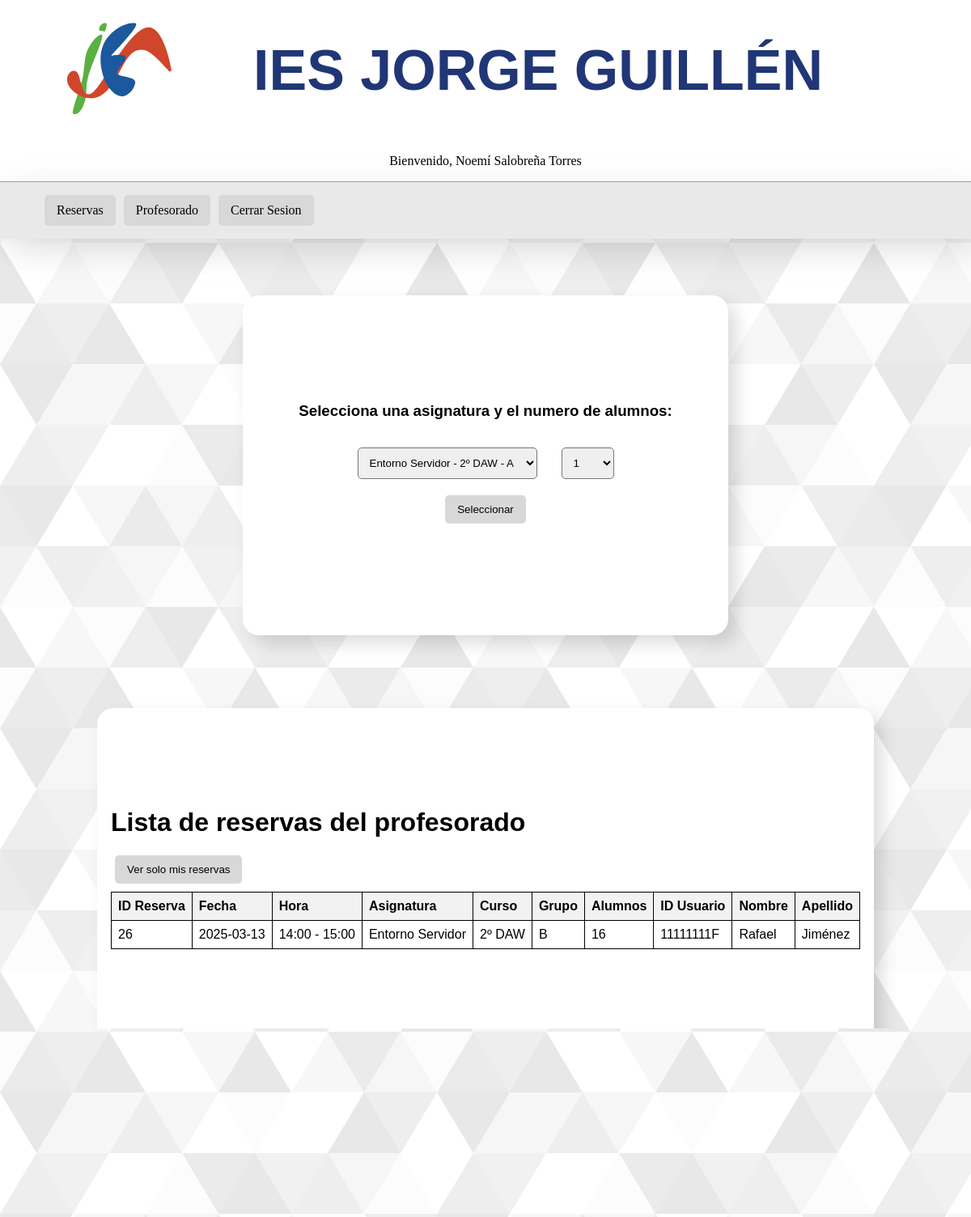
/Pagina/reserva.php (signed in), run on the app's committed database.
### tables this page shows
CREATE TABLE `reservas` (
  `idReserva` int(11) NOT NULL,
  `fecha` date NOT NULL,
  `idUsuario` varchar(9) NOT NULL,
  `idAsignatura` int(11) NOT NULL,
  `grupo` varchar(1) DEFAULT NULL,
  `alumnosReserva` int(11) NOT NULL
);

CREATE TABLE `tramos` (
  `idTramo` varchar(10) NOT NULL,
  `hora` varchar(25) NOT NULL
);

CREATE TABLE `asignaturas` (
  `idAsignatura` int(11) NOT NULL,
  `nombreAsignatura` varchar(50) NOT NULL,
  `curso` varchar(25) NOT NULL,
  `idDepartamento` int(11) NOT NULL
);

CREATE TABLE `usuarios` (
  `idUsuario` varchar(9) NOT NULL,
  `contrasena` varchar(70) NOT NULL,
  `nombreUsuario` varchar(50) NOT NULL,
  `apellido1` varchar(50) NOT NULL,
  `apellido2` varchar(50) DEFAULT NULL,
  `email` varchar(50) NOT NULL,
  `idDepartamento` int(11) NOT NULL
);

### Pagina/validaciones/calendarioReserva.php (the view, shortened to what this page needs)
<h3>Selecciona una asignatura y el numero de alumnos:</h3>
<div class="contenedorBotonesCalendario"><form action="reserva.php#calendarioReservas" method="post">
    <table><tr><td><select name="asignaturaYgrupo" id="asignaturaYgrupo">
        <?php
            $sql="SELECT * from `usuarios-asignaturas` ua
                    join asignaturas a on ua.idAsignatura=a.idAsignatura
                    where ua.idUsuario='".$_SESSION['idUsuario']."'";
            $resultado=mysqli_query($con, $sql);
            while ($asignatura=mysqli_fetch_assoc($resultado)){
                echo '<option value="'.$asignatura["idAsignatura"].'#'.$asignatura["grupo"].'" ';
                if (isset($_POST["idAsignatura"])&&$_POST["idAsignatura"]==$asignatura["idAsignatura"]){
                    echo 'selected';
                }
                echo'>'.$asignatura["nombreAsignatura"].' - '.$asignatura["curso"];
                echo'</option>';
            }
        ?>
    </select></td>
    <td>
        <select name="numeroAlumnos" id="numeroAlumnos">
        <?php
            for($i=1;$i<=100;$i++){
                echo '<option value="'.$i.'" ';
                if (isset($_POST["numeroAlumnos"])&&$_POST["numeroAlumnos"]==$i){
                    echo 'selected';
                }
                echo'>'.$i.'</option>';
            }
        ?>
        </select>
    </td></tr>
    <tr><td colspan="2"><button class="botones" type="submit">Seleccionar</button></td></tr></table>
</form></div>

### Pagina/validaciones/listaReserva.php (shortened to what this page needs)
<?php
$eleccion = $_SESSION['eleccion'];
?>
<!DOCTYPE html>
<html lang="en">
<head>
</head>
<body>
    <div>
         <?php if (in_array(2, $_SESSION['roles']) && $eleccion) { ?>
        <h1>Lista de reservas del profesorado</h1>
        <?php }else{ ?>
            <h1>Lista de reservas de <?= $_SESSION['nombreUsuario'] ?></h1>
        <?php } ?>
        <?php if (in_array(2, $_SESSION['roles'])) { ?>
            <form method="post" style="margin-bottom: 10px;">
                <button class="botones" type="submit" name="cambiar_vista" id="list-reservas" onclick="window.location.hash='list-reservas';">
                    <?= $eleccion ? "Ver solo mis reservas" : "Ver todas las reservas"; ?>
                </button>
            </form>
        <?php } ?>
        <table>
            <tr>
                <th>ID Reserva</th>
                <th>Fecha</th>
                <th>Hora</th>
                <th>Asignatura</th>
                <th>Curso</th>
                <th>Grupo</th>
                <th>Alumnos</th>
                <?php if (in_array(2, $_SESSION['roles']) && $eleccion) { ?>
                    <th>ID Usuario</th>
                    <th>Nombre</th>
                    <th>Apellido</th>
                <?php } ?>
            </tr>
            <?php
            if (in_array(2, $_SESSION['roles']) && $eleccion) {
                $query = "SELECT r.idReserva, r.fecha, t.hora, a.nombreAsignatura, a.curso, ua.grupo, alumnosReserva, r.idUsuario, u.nombreUsuario, u.apellido1
                        FROM reservas r
                        JOIN `reservas-tramo` rt ON r.idReserva = rt.idReserva
                        JOIN tramos t ON rt.idTramo = t.idTramo
                        JOIN asignaturas a ON r.idAsignatura = a.idAsignatura
                        JOIN `usuarios-asignaturas` ua ON r.idUsuario = ua.idUsuario
                        AND r.idAsignatura = ua.idAsignatura
                        AND r.grupo = ua.grupo
                        JOIN usuarios u ON r.idUsuario = u.idUsuario
                        ORDER BY r.fecha ASC";
            }
            $result = mysqli_query($con, $query);
            if (mysqli_num_rows($result) > 0) {
                while ($row = mysqli_fetch_assoc($result)) {
                    echo "<tr>";
                    echo "<td>" . $row['idReserva'] . "</td>";
                    echo "<td>" . $row['fecha'] . "</td>";
                    echo "<td>" . $row['hora'] . "</td>";
                    echo "<td>" . $row['nombreAsignatura'] . "</td>";
                    echo "<td>" . $row['curso'] . "</td>";
                    echo "<td>" . $row['grupo'] . "</td>";
                    echo "<td>" . $row['alumnosReserva'] . "</td>";
                    if (in_array(2, $_SESSION['roles']) && $eleccion) {
                        echo "<td>" . $row['idUsuario'] . "</td>";
                        echo "<td>" . $row['nombreUsuario'] . "</td>";
                        echo "<td>" . $row['apellido1'] . "</td>";
                    } else if (in_array(2, $_SESSION['roles']) && !$eleccion) {
                        echo "<td>
                            <form action='./validaciones/eliminarReserva.php' method='post' onsubmit='return confirmarEliminacion();'>
                            <input type='hidden' name='idReserva' value='" . $row['idReserva'] . "'>
                            <input type='hidden' name='hora' value='" . $row['hora'] . "'>
                            <button type='submit'><img src='./imgs/papelera.png' width='20' height='20'></button>
                            </form>
                        </td>";
                    }
                    echo "</tr>";
                }
            } else {
                if (in_array(2, $_SESSION['roles']) && $eleccion) {
                    echo "<tr><td colspan='10'>No hay reservas</td></tr>";
                } else {
                    echo "<tr><td colspan='7'>No hay reservas</td></tr>";
                }
            }
            ?>
        </table>
    </div>
</body>
</html>

### Pagina/Estilos/styles.css (style rules this page uses)
body { height: 100vh; display: flex; flex-direction: column; background-color: #ffffff; background-attachment: fixed; background-size: cover; margin: 0; padding: 0; }

### Pagina/Estilos/ruben.css (style rules this page uses)
.botones { margin: 0 5px; text-decoration: none; color: black; padding: 10px 15px 10px 15px; background-color: rgb(217, 216, 216); transition: 0.5s linear; border-radius: 5px; display: block; border: none; }

### Pagina/validaciones/listaReserva.php (style rules this page uses)
table { border-collapse: collapse; width: 100%; }
th, td { border: 1px solid black; text-align: left; padding: 8px; }
th { background-color: #f2f2f2; }

### data on the page
reservas: idReserva "26", fecha "2025-03-13", tramos.hora "14:00 - 15:00", asignaturas.nombreAsignatura "Entorno Servidor", asignaturas.curso "2º DAW", usuarios-asignaturas.grupo "B", alumnosReserva "16", idUsuario "11111111F", usuarios.nombreUsuario "Rafael", usuarios.apellido1 "Jiménez"

### other printed values
$_SESSION['nombreUsuario'] "Noemí"
$_SESSION['apellido1'] "Salobreña"
$_SESSION['apellido2'] "Torres"
form field asignaturaYgrupo "Entorno Servidor - 2º DAW - A"
form field numeroAlumnos "1"
